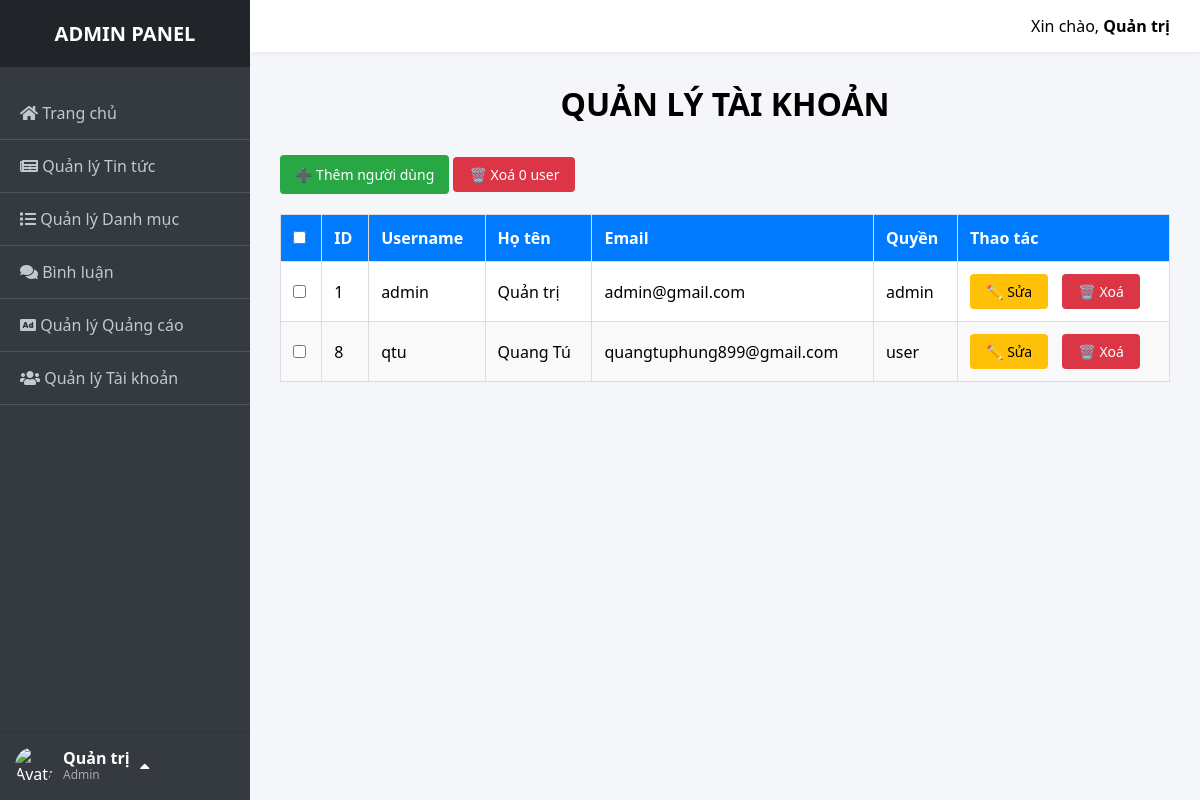
The app's page /admin/index.php?mod=user&act=list (signed in) with its own data.
### tables this page shows
CREATE TABLE `tbl_users` (
  `id` int(11) NOT NULL,
  `username` varchar(100) NOT NULL,
  `password` varchar(255) NOT NULL,
  `hoten` varchar(100) DEFAULT NULL,
  `email` varchar(100) DEFAULT NULL,
  `role` enum('user','admin') DEFAULT 'user'
);

### admin/modules/user/list.php (the view, shortened to what this page needs)
<?php
include($_SERVER['DOCUMENT_ROOT'] . '/Web_tintuc/connect.php');
$sql = "SELECT * FROM tbl_users ORDER BY id ASC";
$result = mysqli_query($conn, $sql);
?>
<h2 class="admin-title">QUẢN LÝ TÀI KHOẢN</h2>
<form method="post"
    action="index.php?mod=user&act=delete"
    onsubmit="return confirm('Bạn có chắc muốn xoá các user đã chọn?')">
    <p class="list-actions">
        <a href="index.php?mod=user&act=add" class="btn btn-add">➕ Thêm người dùng</a>
        <button type="submit"
            id="btnDeleteSelected"
            class="btn btn-delete"
            disabled>
            🗑️ Xoá 0 user
        </button>
    </p>
    <table class="admin-table">
        <thead>
            <tr>
                <th>
                    <input type="checkbox" id="checkAll">
                </th>
                <th>ID</th>
                <th>Username</th>
                <th>Họ tên</th>
                <th>Email</th>
                <th>Quyền</th>
                <th>Thao tác</th>
            </tr>
        </thead>
        <tbody>
            <?php if (mysqli_num_rows($result) > 0): ?>
                <?php while ($row = mysqli_fetch_assoc($result)): ?>
                    <tr>
                        <td>
                            <input type="checkbox"
                                name="ids[]"
                                value="<?= $row['id'] ?>">
                        </td>
                        <td><?= $row['id'] ?></td>
                        <td><?= htmlspecialchars($row['username']) ?></td>
                        <td><?= htmlspecialchars($row['hoten']) ?></td>
                        <td><?= htmlspecialchars($row['email']) ?></td>
                        <td><?= $row['role'] ?></td>
                        <td>
                            <a class="btn btn-edit"
                                href="index.php?mod=user&act=edit&id=<?= $row['id'] ?>">
                                ✏️ Sửa
                            </a>
                            <a class="btn btn-delete"
                                href="index.php?mod=user&act=delete&id=<?= $row['id'] ?>"
                                onclick="return confirm('Bạn có chắc muốn xoá user này?')">
                                🗑️ Xoá
                            </a>
                        </td>
                    </tr>
                <?php endwhile; ?>
            <?php endif; ?>
        </tbody>
    </table>
</form>

### admin/css/base.css (style rules this page uses)
* { margin: 0; padding: 0; box-sizing: border-box; font-family: "Segoe UI", sans-serif; }
body { background-color: #f4f6f9; }
html, body { height: 100%; margin: 0; overflow: hidden; }

### admin/css/button.css (style rules this page uses)
.btn { padding: 8px 16px; border-radius: 4px; text-decoration: none; border: none; cursor: pointer; font-size: 14px; display: inline-block; }
.btn-add { display: inline-block; margin-top: 20px; padding: 10px 15px; background-color: #28a745; color: white; text-decoration: none; border-radius: 4px; }
.btn-edit { background-color: #ffc107; color: black; margin-right: 10px; }
.btn-delete { background-color: #dc3545; color: white; }

### admin/css/form.css (style rules this page uses)
.admin-title { font-size: 32px; font-weight: bold; margin-bottom: 10px; text-align: center; }

### admin/css/table.css (style rules this page uses)
table { width: 100%; border-collapse: collapse; background: white; margin-top: 20px; }
th, td { padding: 12px; border: 1px solid #ddd; text-align: left; }
th { background-color: #007bff; color: white; }
tr:nth-child(even) { background-color: #f9f9f9; }

### records on screen
tbl_users: id "1", username "admin", hoten "Quản trị", email "admin@gmail.com", role "admin"
tbl_users: id "8", username "qtu", hoten "Quang Tú", email "quangtuphung899@gmail.com", role "user"

### other values on screen
$_SESSION['admin_name'] "Quản trị"
$roleText "Admin"
